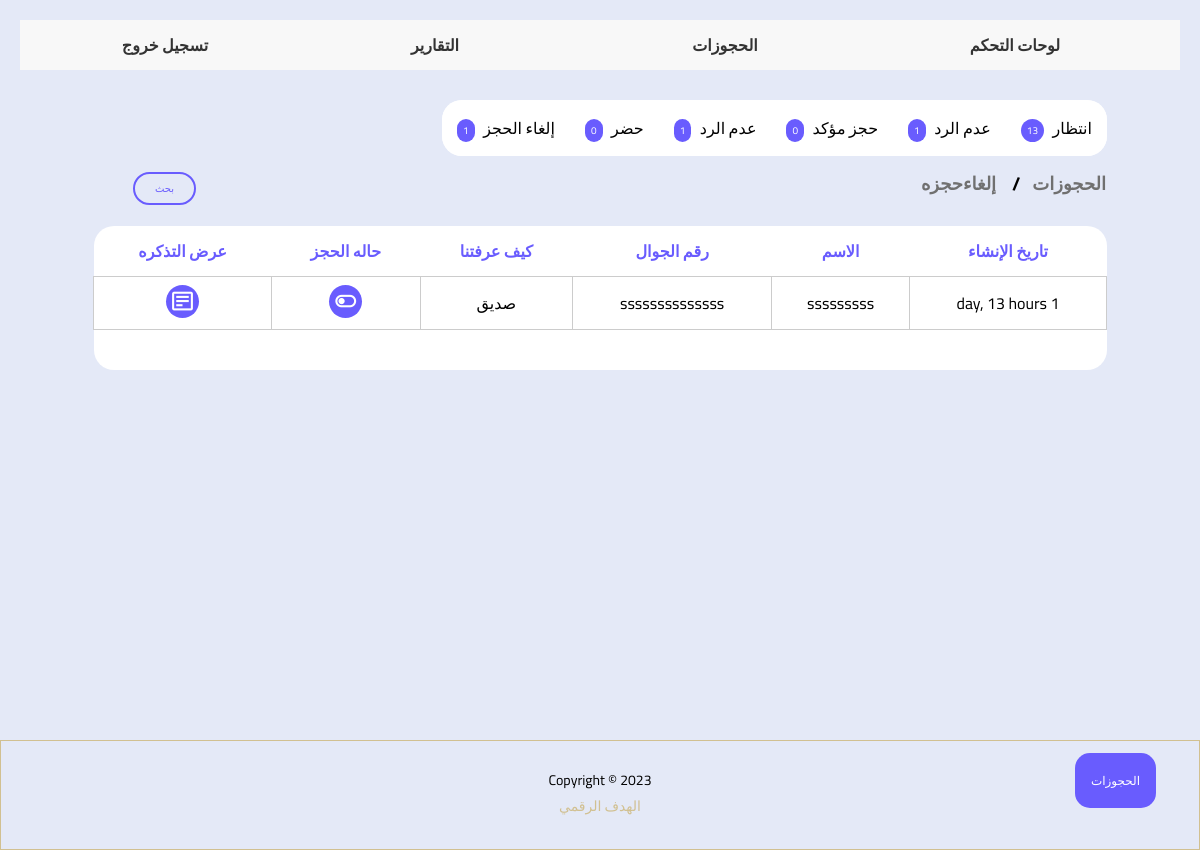
The app's page /Dashboard/Appointment_cancel/ (signed in) with its own data.
### webs/models.py (models this page shows)
class Appointment(models.Model):
    Undefined = "كيف عرفتنا"
    insurance = 'تأمين'
    Friend = 'صديق '
    family = 'أسرة'
    neighbors = 'الجيران'
    Google = 'جوجل '
    Whatsapp = 'واتساب'
    snapchat = 'سناب'
    Instagram = 'انستقرام'
    Twitter = 'تويتر'
    Facebook = 'فيس بوك '
    ticktock = 'تيك توك'
    YouTube = 'يوتيوب '
    Email = 'البريد الإلكتروني'
    Site = 'موقع'
    other = 'آخر'
    CHOICES_knew = (
        (Undefined, "كيف عرفتنا"),
        (insurance, 'تأمين'),
        (Friend, 'صديق '),
        (family, 'أسرة'),
        (neighbors, 'الجيران'),
        (Google, 'جوجل '),
        (Whatsapp, 'واتساب'),
        (snapchat, 'سناب'),
        (Instagram, 'انستقرام'),
        (Twitter, 'تويتر'),
        (Facebook, 'فيس بوك '),
        (ticktock, 'تيك توك'),
        (YouTube, 'يوتيوب '),
        (Email, 'البريد الإلكتروني'),
        (Site, ' موقع الإلكتروني'),
        (other, 'آخر'),
    )
    waiting = 'انتظار'
    Inquiries="الاستفسار"
    notanswering= 'عدم الرد'
    cancel ='إلغاءحجزه'
    confirmed="حجز مؤكد"
    Visit =  'حضر'
    STATUS_CHOICES = (('waiting','انتظار'),('inquiries', 'الاستفسار'),('cancel', 'إلغاءحجزه'),('notanswering', 'عدم الرد'),('confirmed', 'حجز مؤكد'),    ('visit', 'حضر'),)
    created_at = models.DateTimeField(auto_now_add=True)
    name = models.CharField(max_length=100)
    phone = models.CharField(max_length=15)
    service=models.ManyToManyField(Service,blank=True)
    web = models.ForeignKey(WEB, on_delete=models.CASCADE, blank=True, null=True)
    knew_from = models.CharField(max_length=50, choices=CHOICES_knew, blank=True, null=True)
    status_appointment =models.CharField(max_length=30, choices=STATUS_CHOICES , default=waiting)
    note = models.CharField(max_length=500, blank=True, null=True)

### Dashboard/views.py (the view)
@login_required
def Appointmentcancel (request):
  user = User.objects.get(id=request.user.id)
  weB = WEB.objects.filter(Employee_WEB=user)
  booking = Appointment.objects.filter(web__Employee_WEB=user,status_appointment='cancel')
  Bookingfilter = BookingFilter(request.GET, queryset=booking)
  count_inquiries = Appointment.objects.filter(web__Employee_WEB=user,status_appointment='inquiries').count()
  count_waiting = Appointment.objects.filter(web__Employee_WEB=user,status_appointment='انتظار').count()
  count_notanswering = Appointment.objects.filter(web__Employee_WEB=user,status_appointment='notanswering').count()
  count_confirmed = Appointment.objects.filter(web__Employee_WEB=user,status_appointment= 'confirmed').count()
  count_visit = Appointment.objects.filter(web__Employee_WEB=user,status_appointment='visit').count()
  count_cancel = Appointment.objects.filter(web__Employee_WEB=user,status_appointment='cancel').count()
  title='إلغاءحجزه'
  context = {
  'title':title ,
  'Bookingfilter': Bookingfilter ,
  'weB':weB,
  'count_waiting':count_waiting,
  'count_inquiries':count_inquiries,
  'count_notanswering':count_notanswering,
  'count_confirmed':count_confirmed,
  'count_visit':count_visit,
  'count_cancel':count_cancel,
  }
  return render(request, 'waiting.html', context)

### templates/waiting.html (shortened to what this page needs)
{% extends "base.html" %}
{% load static%}
{% load bootstrap4 %}
{% block content %}
<html dir="rtl" lang="ar">
<link rel="stylesheet" href="{%static 'css/APP.css' %}">
<link href='https://unpkg.com/boxicons@2.1.1/css/boxicons.min.css' rel='stylesheet'>
<section class="home">
<div class="dropdown">
<button onclick="dropbtnFunction()" class="dropbtn">الحجوزات</button>
</div>
<div  class="page">
<div class="dask">
<div class="tab">
<a href="{% url 'Dashboard:Appointment_waiting' %} " >
<button class="tablinks" >   انتظار
<samp class="notif" >  {{count_waiting}}</samp>
</button> </a>
<a href="{% url 'Dashboard:Appointment_notanswering' %} " >
<button class="tablinks"  > عدم الرد
<samp class="notif" > {{count_notanswering}}</samp>
</button> </a>
<a href=" {% url 'Dashboard:Appointment_confirmed' %} " >
<button class="tablinks"  > حجز مؤكد
<samp class="notif" >  {{count_confirmed}}</samp>
</button> </a>
<a href="{% url 'Dashboard:Appointment_notanswering' %}" >
<button class="tablinks"  >  عدم الرد
<samp class="notif" > {{count_notanswering}}</samp>
</button> </a>
<a href="{% url 'Dashboard:Appointment_visit' %}" >
<button class="tablinks"  >حضر
<samp class="notif" > {{count_visit}}</samp>
</button> </a>
<a href="{% url 'Dashboard:Appointment_cancel' %}" >
<button class="tablinks"  >  إلغاء الحجز
<samp class="notif" >  {{count_cancel}}</samp>
</button> </a>
</div>
<div style="width: 100% ;   float: right; ">
<div style="width:50%;  float: right; ">
<h3 style="text-align: right;">
<ul class="breadcrumb">
<li style="color: var(--text-color);">  الحجوزات </li>
<li style="color: var(--text-color);"> {{title}} </li>
</ul></h3> </div>
<div style="width:50%; float: right;  ">
<div style="width:110px; float: left; padding-top: 15px;margin-left: 8px;    ">
<button class="btn info" onclick="openNav()" > بحث </button>
</div>
</div></div> <br>
<div style="overflow-x:auto;   padding: 15px;border-radius: 10px; padding-bottom: 300px; ">
<table class="tablecard" >
 <tr style=" margin : 15px; ">
 <th style="border-radius: 0px 20px 0px 0px;color:var(--primary-color);background-color: #fff;padding: 10px;">  تاريخ الإنشاء</th>
 <th style="color:var(--primary-color);background-color: #fff;padding: 10px;"> الاسم</th>
<th style="color:var(--primary-color);background-color: #fff;padding: 10px;"> رقم الجوال </th>
<th style="color:var(--primary-color);background-color: #fff;padding: 10px;"> كيف عرفتنا </th>
<th style="color:var(--primary-color);background-color: #fff;padding: 10px;"> حاله الحجز</th>
<th style="border-radius:20px  0px 0px 0px;color:var(--primary-color); background-color: #fff; padding: 10px;">عرض التذكره</th>
</tr>
{% for data in Bookingfilter.qs   %}
<tr>
<td class="tdcard">{{ data.created_at|timesince}}</td>
<td class="tdcard" > {{ data.name }}</td>
<td class="tdcard" > {{ data.phone }}</td>
<td class="tdcard" >{{ data.get_knew_from_display }}</td>
<td class="tdcard">
<div class="dropdown">
<samp onclick="toggleDropdown('{{data.id}}')">
<i class="bx bx-toggle-left toggle" id="spoticoncard"></i>
</samp>
 </div></td>
<td class="tdcard"><samp onclick="document.getElementById('{{data.id}}').style.display='block'" >
  <i class="bx bx-detail toggle"  id="spoticoncard"  ></i></samp>
 </td> </tr>
  {% empty %}
 <h2  style ="text-align:center; padding-top:50px; color: var(--primary-color);">
لا توجد مواعيد متاحة</h2>
  {% endfor %}
<th style="background-color: #fff;border-radius: 0px 0px  20px  0px; "></th>
<th style="padding: 20px; background-color: #fff;"></th>
<th style="padding: 20px; background-color: #fff;"></th>
<th style="padding: 20px; background-color: #fff;"></th>
<th style="padding: 20px; background-color: #fff;"></th>
<th style="background-color: #fff;border-radius:  0px 0px  0px  20px; "></th></table></div>
</div>
    </section>
{% endblock %}

### static/css/APP.css (style rules this page uses)
.page { width: 90%; margin: auto; margin-bottom: 50px; }
.tab { float: right; overflow: hidden; background: var(--sidebar-color); margin-right: 15px; border-radius: 20px; }
.tab button { background-color: #fff; float: right; border: none; outline: none; cursor: pointer; padding: 13px 15px; transition: 0.3s; font-size: 16px; }
ul.breadcrumb { float: right; padding: 10px 16px; list-style: none; width: 100%; }
ul.breadcrumb li { display: inline; font-size: 18px; }
ul.breadcrumb li+li:before { padding: 8px; color: black; content: "/\00a0"; }
.btn { border: 2px solid black; background-color: #E4E9F7; color: black; padding: 5px 20px; font-size: 16px; cursor: pointer; font-size: 10px; }
.info { border-radius: 50px; border-color: var(--primary-color); color: var(--primary-color); margin-left: 5px; }
* { box-sizing: border-box; }
ul { list-style-type: none; }
.tablecard { border-collapse: collapse; border-spacing: 0; width: 100%; float: right; border-radius: 8px; }
.tdcard { background-color: #fff; border: 1px solid #ccc; margin: 5px; text-align: center; padding: 8px; }
#spoticoncard { padding: 4px; background-color: var(--primary-color); border-radius: 50px; color: #fff; font-size:25px; }
.dask { display: block; }
li { color: var(--primary-color); width: 100%; }
.dropbtn { background-color: var(--primary-color); color: white; padding: 16px; font-size: 12px; border: none; cursor: pointer; border-radius: 15px; position: fixed; bottom:5%; margin-right: 2%; }
.dropdown { position: relative; display: inline-block; }

### templates/base.html (style rules this page uses)
* { margin: 0; padding: 0; box-sizing: border-box; font-family: 'Cairo', sans-serif; }
:root { --body-color: #E4E9F7; --sidebar-color: #FFF; --primary-color: #695CFE; --primary-color-light: #F6F5FF; --toggle-color: #DDD; --text-color: #707070; --tran-03: all 0.2s ease; --tran-03: all 0.3s ease; --tran-04: all 0.3s ease; --tran-05: all 0.3s ease; }
body { min-height: 100vh; background-color: var(--body-color); transition: var(--tran-05); }
.page { width: 90%; margin: auto; margin-bottom: 50px; }
@media only screen and (min-width: 1025px) and (max-width: 1200px) { .btn { padding: 12px 24px; } }

### templates/waiting.html (style rules this page uses)
.notif { background-color: var(--primary-color);margin-right: 5px; color: #fff;border-radius: 50px;font-size:10px; padding:2px 6px 2px 6px ; }

### records on screen
Appointment: created_at "1 day, 13 hours", name "sssssssss", phone "ssssssssssssss", knew_from "صديق"

### other values on screen
{{ count_waiting }} "13"
{{ count_notanswering }} "1"
{{ count_confirmed }} "0"
{{ count_visit }} "0"
{{ count_cancel }} "1"
{{ title }} "إلغاءحجزه"
